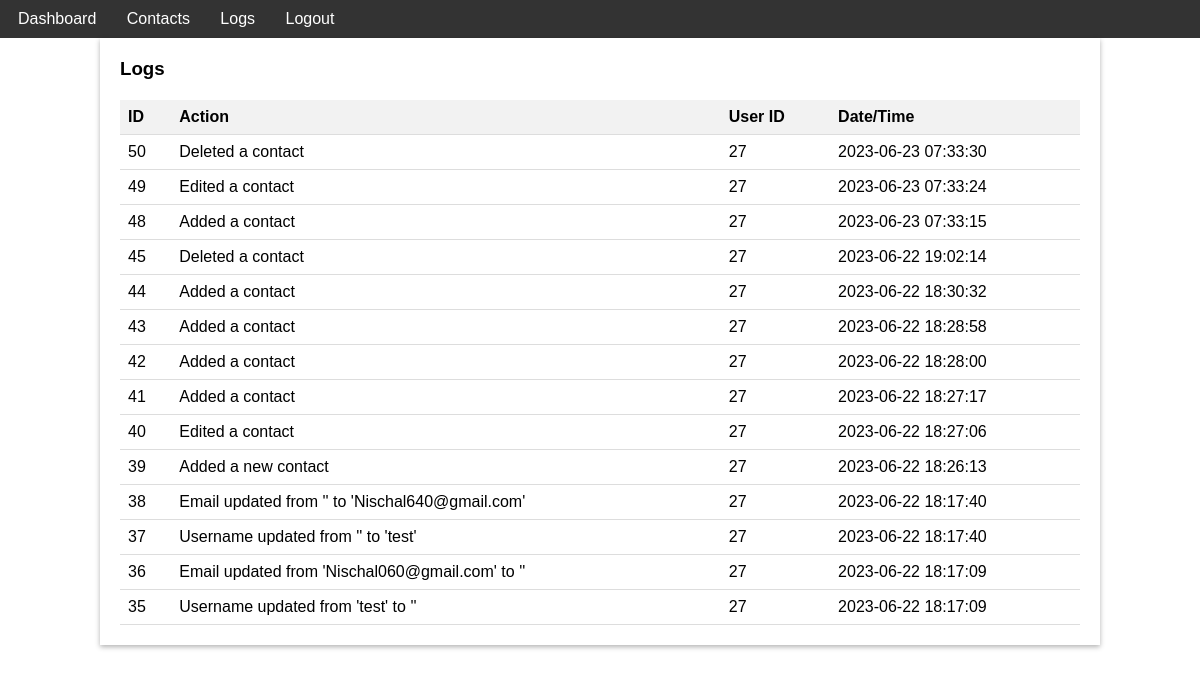
Page /logs.php (signed in) on the committed database.
### tables this page shows
CREATE TABLE `logs` (
  `id` int(11) NOT NULL,
  `action` varchar(255) DEFAULT NULL,
  `created_at` timestamp NOT NULL DEFAULT current_timestamp(),
  `user_id` int(11) DEFAULT NULL
);

### logs.php (the view, shortened to what this page needs)
<?php
require_once 'server.php';
$user_id = $_SESSION['user_id'];
$query = "SELECT * FROM logs WHERE user_id = '$user_id' ORDER BY created_at DESC";
$result = $conn->query($query);
if ($result && $result->num_rows > 0) {
    $logs = $result->fetch_all(MYSQLI_ASSOC);
} else {
    $logs = [];
}
?>
<!DOCTYPE html>
<html>
<head>
</head>
<body>
    <nav>
        <div class="navigation-bar">
            <ul>
                <li><a href="dashboard.php">Dashboard</a></li>
                <li><a href="contact.php">Contacts</a></li>
                <li><a href="logs.php">Logs</a></li>
                <li><a href="logout.php">Logout</a></li>
            </ul>
        </div>
    </nav>
    <div class="container">
        <h3>Logs</h3>
        <table>
            <tr>
                <th>ID</th>
                <th>Action</th>
                <th>User ID</th>
                <th>Date/Time</th>
            </tr>
            <?php
            foreach ($logs as $log) {
                echo "<tr>";
                echo "<td>{$log['id']}</td>";
                echo "<td>{$log['action']}</td>";
                echo "<td>{$log['user_id']}</td>";
                echo "<td>{$log['created_at']}</td>";
                echo "</tr>";
            }
            ?>
        </table>
    </div>
</body>
</html>

### logs.php (style rules this page uses)
body { font-family: Arial, sans-serif; margin: 0; padding: 0; }
nav { background-color: #333; padding: 10px; }
.navigation-bar ul { list-style-type: none; margin: 0; padding: 0; overflow: hidden; }
.navigation-bar li { display: inline-block; margin-right: 10px; }
.navigation-bar a { color: white; text-decoration: none; padding: 8px; }
.container { width: 80%; margin: 0 auto; padding: 20px; background-color: #fff; box-shadow: 0 2px 5px rgba(0, 0, 0, 0.3); }
h3 { margin-top: 0; }
table { width: 100%; border-collapse: collapse; margin-top: 20px; }
th, td { padding: 8px; text-align: left; border-bottom: 1px solid #ddd; }
th { background-color: #f2f2f2; }

### rows in the picture
logs: id "50", action "Deleted a contact", user "27", created_at "2023-06-23 07:33:30"
logs: id "49", action "Edited a contact", user "27", created_at "2023-06-23 07:33:24"
logs: id "48", action "Added a contact", user "27", created_at "2023-06-23 07:33:15"
logs: id "45", action "Deleted a contact", user "27", created_at "2023-06-22 19:02:14"
logs: id "44", action "Added a contact", user "27", created_at "2023-06-22 18:30:32"
logs: id "43", action "Added a contact", user "27", created_at "2023-06-22 18:28:58"
logs: id "42", action "Added a contact", user "27", created_at "2023-06-22 18:28:00"
logs: id "41", action "Added a contact", user "27", created_at "2023-06-22 18:27:17"
logs: id "40", action "Edited a contact", user "27", created_at "2023-06-22 18:27:06"
logs: id "39", action "Added a new contact", user "27", created_at "2023-06-22 18:26:13"
logs: id "38", action "Email updated from '' to 'Nischal640@gmail.com'", user "27", created_at "2023-06-22 18:17:40"
logs: id "37", action "Username updated from '' to 'test'", user "27", created_at "2023-06-22 18:17:40"
logs: id "36", action "Email updated from 'Nischal060@gmail.com' to ''", user "27", created_at "2023-06-22 18:17:09"
logs: id "35", action "Username updated from 'test' to ''", user "27", created_at "2023-06-22 18:17:09"
